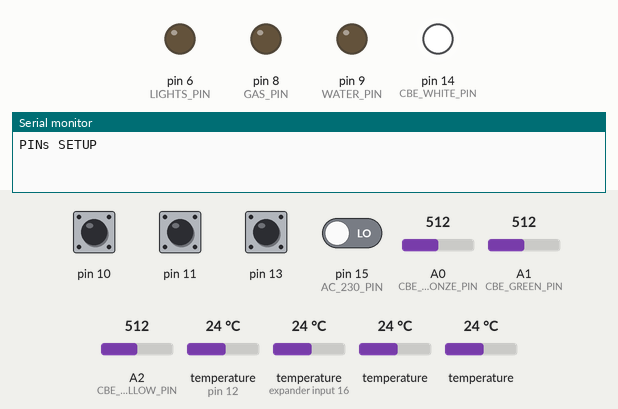
Simulated run of this program. Board: Arduino Mega 2560, built with avr-gcc and run on an emulated ATmega2560. Shown: output pins drawn as LEDs (lit = HIGH), the last lines printed to the serial monitor. The inputs (shaded band) are chosen by the test bench; at power-on: pin 10, pin 11, pin 13 HIGH, pin 15 (AC_230_PIN) LOW, A0 (CBE_BRONZE_PIN) = 512, A1 (CBE_GREEN_PIN) = 512, A2 (CBE_YELLOW_PIN) = 512, temperature (sensors on pin 12, expander input 16) 24 °C, temperature 24 °C.

Above: at 1.2 s.
1.3 s: pin 10 pulled LOW for 0.15 s
At 2.3 s:
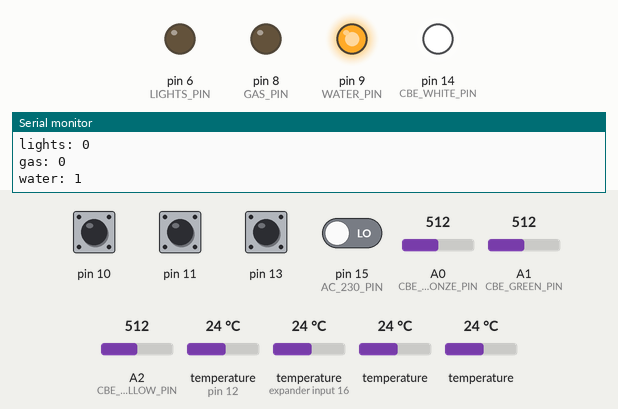
2.9 s: pin 11 pulled LOW for 0.15 s
At 3.5 s:
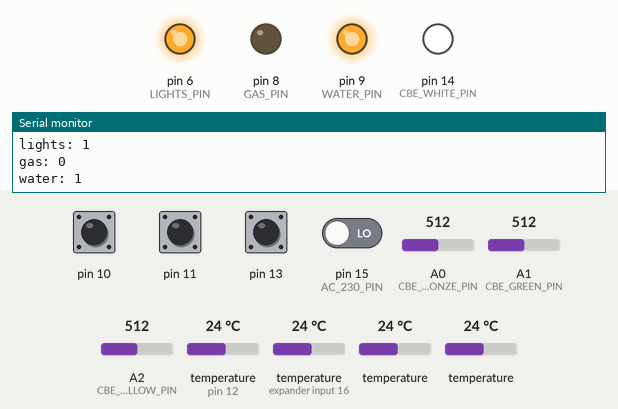
4.5 s: pin 13 pulled LOW for 0.15 s
At 5.8 s:
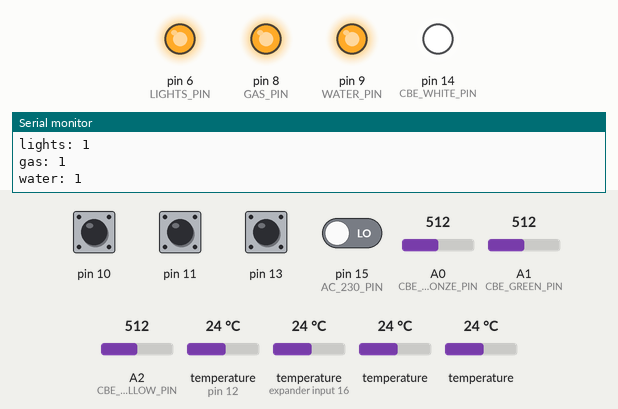
6.1 s: pin 10 pulled LOW for 1 s
At 7.1 s:
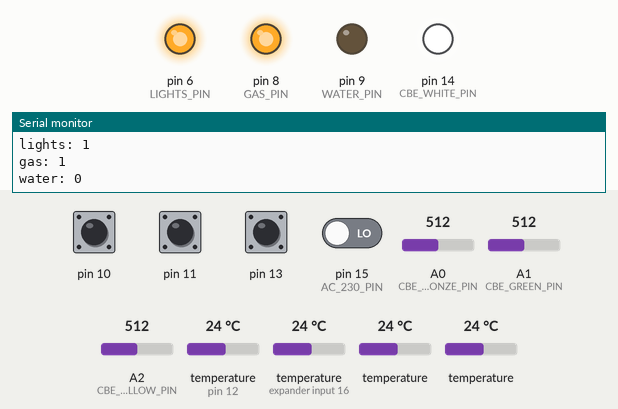
8.6 s: pin 11 pulled LOW for 1 s
At 9.1 s:
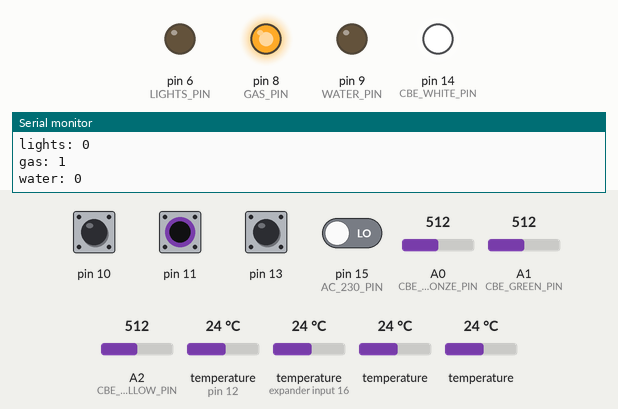
11.1 s: pin 10 pulled LOW for 0.15 s
At 12.2 s:
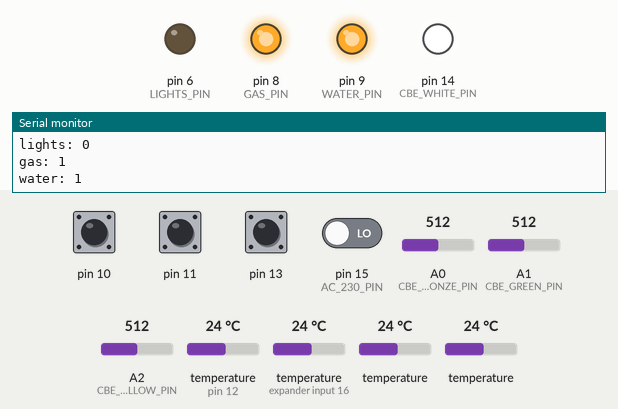
Timing chart, 0 to 13.7 s (numbered marks = the images above; inputs shaded):
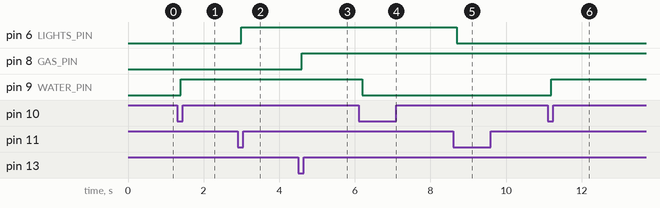

The program:

main.cpp
```cpp
#include <OneWire.h>
#include <DallasTemperature.h>
#include <Arduino.h>
#include "camper_state.h"
#include "config.h"
#include "cbe_water_sensor.h"

// GPIO where the DS18B20 is connected to
float t = 0.0;
float h = 0.0;

OneWire oneWire(ONE_WIRE_PIN);
DallasTemperature sensors(&oneWire);


// Generally, you should use "unsigned long" for variables that hold time
// The value will quickly become too large for an int to store
unsigned long previousMillis = 0;    // will store last time DHT was updated

// Updates DHT readings every 10 seconds
const long interval = 5000;

CamperState state;
ControlPanel panel(&state);
PanelButtons buttons(panel);
CbeWaterSensor cbe;

void setup()
{
  Serial.begin(9600);
  Serial.println();

  Serial.println("PINs SETUP");
  setup_leds(&panel);
  pinMode(AC_230_PIN, INPUT);

  sensors.begin();
  cbe.setup();
}

float water_temp = 0.0;
float room_temp = 0.0;
float outside_temp = 0.0;
float battery_temp = 0.0;
bool state_changed = 0;

void loop(){
  unsigned long currentMillis = millis();
  // Every X number of seconds (interval = 10 seconds)
  // it publishes a new MQTT message
  if (currentMillis - previousMillis >= interval) {
    // Save the last time a new reading was published
    previousMillis = currentMillis;

    sensors.requestTemperatures();
    water_temp = sensors.getTempCByIndex(0);
    room_temp = sensors.getTempCByIndex(1);
    outside_temp = sensors.getTempCByIndex(2);
    battery_temp = sensors.getTempCByIndex(3);
    state.water_temp = water_temp;
    state.temperature_inside = room_temp;
    state.temperature_outside = outside_temp;
    state.main_battery.temperature = battery_temp;

    int grid_connected = digitalRead(AC_230_PIN);
    state.grid_connected = grid_connected;
    Serial.print("Water temp: ");
    Serial.println(water_temp);
    Serial.print("room: ");
    Serial.println(room_temp);
    Serial.print("outside: ");
    Serial.println(outside_temp);
    Serial.print("battery temp: ");
    Serial.println(battery_temp);
    Serial.print("grid connected: ");
    Serial.println(grid_connected);

    cbe.handle_loop();
  }

  if(buttons.water.onPressed()){
    state.water_on = !state.water_on;
    //digitalWrite(panel.water_led, state.water_on);
    state_changed = 1;
  }
  if(buttons.gas.onPressed()){
    state.gas_on = !state.gas_on;
    //digitalWrite(panel.gas_led, state.gas_on);
    state_changed = 1;
  }
  if(buttons.lights.onPressed()){
    state.lights_on = !state.lights_on;
    //digitalWrite(panel.lights_led, state.lights_on);
    state_changed = 1;
  }
  if(state_changed) {
    Serial.print("lights: ");
    Serial.println(state.lights_on);
    Serial.print("gas: ");
    Serial.println(state.gas_on);
    Serial.print("water: ");
    Serial.println(state.water_on);
    //Serial.println(stateJson);
    //networkingHandler.send_state_update(&state);
  }
  state_changed=0;
  panel.update_LEDs();
}
```

camper_state.h
```cpp
#ifndef CAMPER_STATE_H
#define CAMPER_STATE_H

#include <Arduino.h>
#include <ArduinoJson.h>
#include <RBD_Timer.h>
#include <RBD_Button.h>
#include "config.h"

class MainBattery{
    public:
    double temperature;
    double state_of_charge;
    double cell_voltages[4];
    double total_voltage;
    bool charge_on;
    bool discharge_on;
};

class Solar{
    public:
    double voltage;
    double current;
};

class WaterTank{
    public:
    double temperature;
    double level;
};


class CamperState{
    public:

    WaterTank water_tank;
    Solar solar;
    MainBattery main_battery;
    bool roof_fans_on;
    double temperature_inside;
    double temperature_outside;
    double water_temp;
    bool grid_connected;
    bool gas_on;
    bool lights_on;
    bool water_on;
    bool engine_on;
    bool lte_signal;
    bool gps_signal;

    CamperState();
    void update_state();
    void handle_message(char *message, char *topic, size_t len);
    void to_json(char *json_string);
};

class ControlPanel{
    public:
    CamperState *state;
    int water_pin;
    int water_btn;
    int lights_pin;
    int lights_btn;
    int gas_pin;
    int gas_btn;
    ControlPanel(CamperState *state);
    void update_LEDs();
};

class PanelButtons{
    public:
    RBD::Button lights;
    RBD::Button gas;
    RBD::Button water;
    PanelButtons(ControlPanel);
};
void setup_leds(ControlPanel *panel);


#endif
```

cbe_water_sensor.h
```cpp
#include <Arduino.h>
#include "config.h"

class CbeWaterSensor{
    public:
    //pins used
    int white;
    int bronze;
    int yellow;
    int green;
    double tank_level;

    CbeWaterSensor();
    void setup();
    void handle_loop();
};
```

camper_state.cpp
```cpp
#include "camper_state.h"


//LIGHTS_PIN, GAS_PIN, WATER_PIN, WATER_BTN, LIGHTS_BTN, GAS_BTN
ControlPanel::ControlPanel(CamperState *_state): state(_state), water_pin(WATER_PIN), lights_pin(LIGHTS_PIN), gas_pin(GAS_PIN), water_btn(WATER_BTN), lights_btn(LIGHTS_BTN), gas_btn(GAS_BTN){};

void ControlPanel::update_LEDs(){
    digitalWrite(water_pin, state->water_on);
    digitalWrite(lights_pin, state->lights_on);
    digitalWrite(gas_pin, state->gas_on);
};

PanelButtons::PanelButtons(ControlPanel panel): lights(panel.lights_btn), gas(panel.gas_btn), water(panel.water_btn){
        lights.setDebounceTimeout(100);
        gas.setDebounceTimeout(100);
        water.setDebounceTimeout(100);
};

CamperState::CamperState():roof_fans_on(0), temperature_inside(0), temperature_outside(0), water_temp(0), grid_connected(0), gas_on(0), lights_on(0), water_on(0), engine_on(0), lte_signal(0), gps_signal(0){}


void CamperState::to_json(char *json_string){
  StaticJsonDocument<JSON_SIZE> json;
  json["gas_on"] = gas_on;
  json["water_on"] = water_on;
  json["lights_on"] = lights_on;
  json["water_temp"] = water_temp;

  json["roof_fans_on"] = 0;
  json["temperature_inside"] = 0.0;
  json["temperature_outside"] = 0.0;
  json["grid_connected"] = 0;
  json["engine_on"] = 0;
  json["lte_signal"] = 0;
  json["gps_signal"] = 0;

  char payload[JSON_SIZE*2];
  serializeJson(json, payload);
  strncpy(json_string, payload, JSON_SIZE);
}

void setup_leds(ControlPanel *panel){
    pinMode(panel->gas_pin, OUTPUT);
    pinMode(panel->water_pin, OUTPUT);
    pinMode(panel->lights_pin, OUTPUT);
}
```

cbe_water_sensor.cpp
```cpp
#include "cbe_water_sensor.h"


CbeWaterSensor::CbeWaterSensor(): white(CBE_WHITE_PIN), yellow(CBE_YELLOW_PIN), bronze(CBE_BRONZE_PIN), green(CBE_GREEN_PIN) {}

void CbeWaterSensor::setup(){
    pinMode(white, OUTPUT);
    digitalWrite(white, HIGH);
    pinMode(bronze, INPUT);
    pinMode(green, INPUT);
    pinMode(yellow, INPUT);
}

void CbeWaterSensor::handle_loop(){
    int a1 = analogRead(bronze);
    int a2 = analogRead(yellow);
    int a3 = analogRead(green);
    char msg[256];
    sprintf(msg, " reads: a1(bronze): %d\n\ta2(yellow): %d\n\ta3(green): %d\n\n", a1, a2, a3);
    Serial.print(msg);
}
```

config.h
```cpp
#define JSON_SIZE 256

//DS1820B 1-Wire sensors
#define ONE_WIRE_PIN 12

//CBE water sensor
#define CBE_WHITE_PIN 14
#define CBE_BRONZE_PIN A0
#define CBE_GREEN_PIN A1
#define CBE_YELLOW_PIN A2

//control panel
// water_led(0), lights_led(2), gas_led(5), water_btn(14), lights_btn(12), gas_btn(13){};
#define WATER_PIN 9 //In8
#define GAS_PIN 8   //In7
#define LIGHTS_PIN 6    //In6

#define WATER_BTN 10
#define GAS_BTN 13
#define LIGHTS_BTN 11

#define AC_230_PIN 15
```

Measured:
- after the input at 1.3 s, pin 9 (WATER_PIN): LOW → HIGH after 0.10 s
- after the input at 2.9 s, pin 6 (LIGHTS_PIN): LOW → HIGH after 0.10 s
- after the input at 4.5 s, pin 8 (GAS_PIN): LOW → HIGH after 0.10 s
- after the input at 6.1 s, pin 9 (WATER_PIN): HIGH → LOW after 0.10 s
- after the input at 8.6 s, pin 6 (LIGHTS_PIN): HIGH → LOW after 0.10 s
- after the input at 11.1 s, pin 9 (WATER_PIN): LOW → HIGH after 0.10 s
